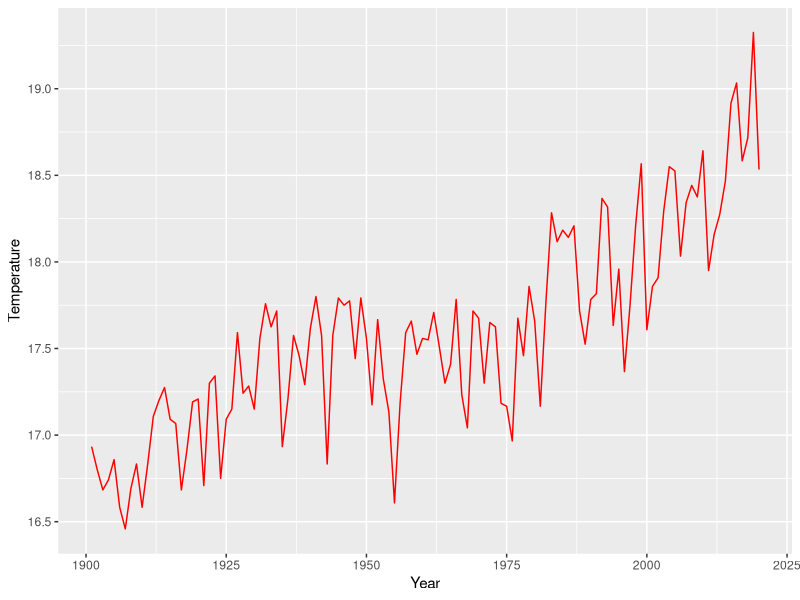
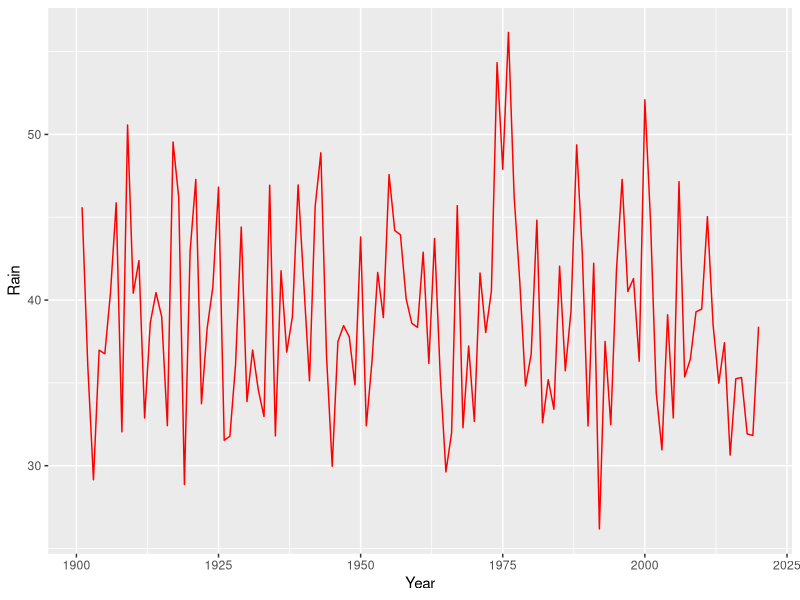

Write R code to recreate these figures, in order.
# readme_figs.R

# script to create png figures

library(gganimate)

# load climate data
X <- read.csv('../data/climate_pred.csv')[,-1]
X <- X[complete.cases(X),]

# create fake group for coloring
group <- factor(rep('2', nrow(X)), levels = c(0,1,2))

# create plot for temperature
p <-
  ggplot(X, aes(x = year, y=temp_obs, color = group) ) + # add axis
  geom_line() + # add line 
  scale_color_manual(values=c("red")) + # add color 
  theme(legend.position="none") + # remove legend
  labs(x = "Year", y = 'Temperature') # add labels
p

p + transition_reveal(year) 

# create plot for temperature
p <-
  ggplot(X, aes(x = year, y=rain_obs, color = group) ) + # add axis
  geom_line() + # add line 
  scale_color_manual(values=c("red")) + # add color 
  theme(legend.position="none") + # remove legend
  labs(x = "Year", y = 'Rain') # add labels
p

p + transition_reveal(year) 
